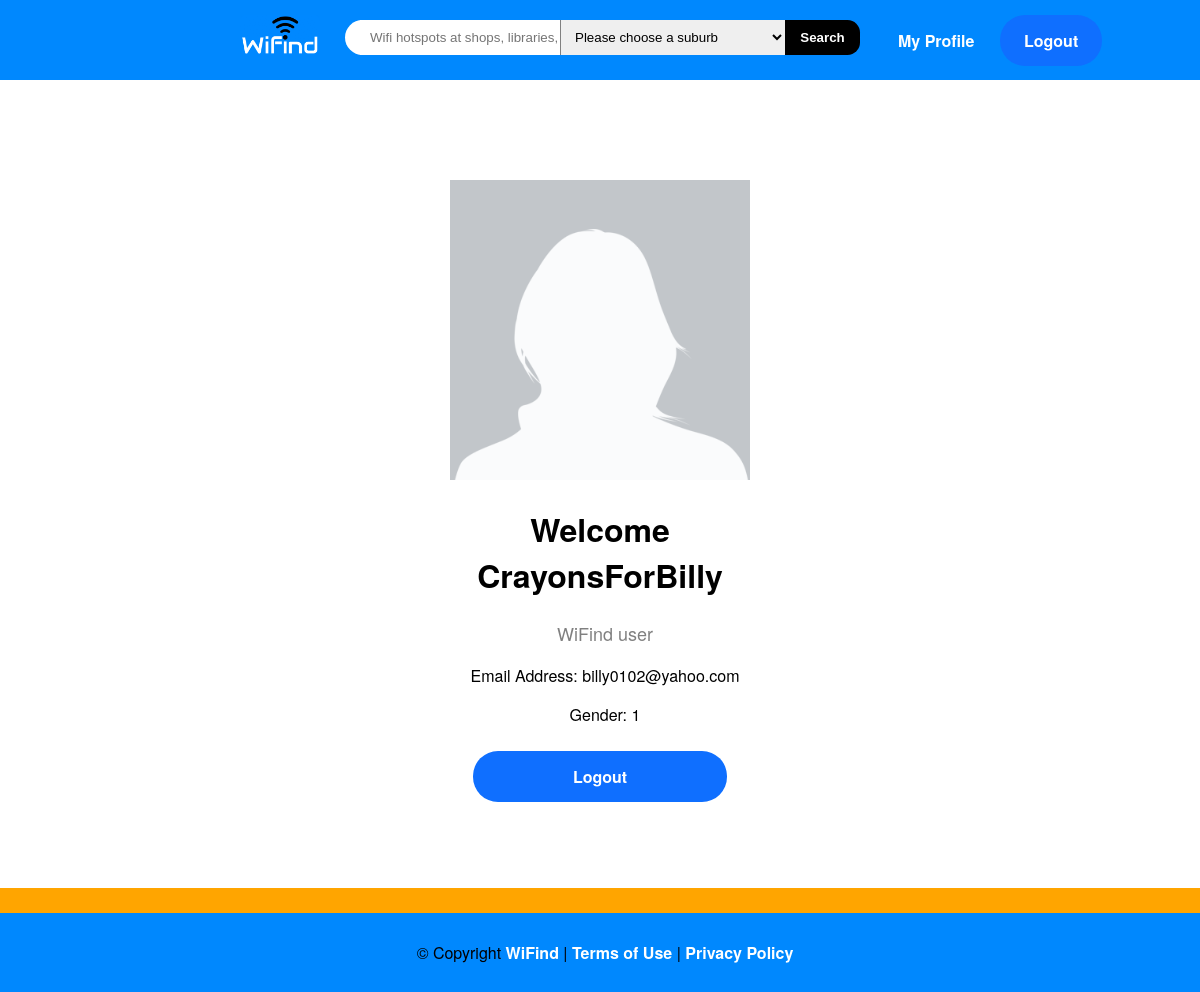
/profile.php (signed in), run on the app's committed database.
### tables this page shows
CREATE TABLE `users` (
  `userID` int(11) NOT NULL,
  `username` varchar(64) NOT NULL,
  `email` varchar(64) NOT NULL,
  `password` varchar(64) NOT NULL,
  `gender` tinyint(2) DEFAULT NULL COMMENT '0 = male, 1 = female',
  `profileImage` text NOT NULL
);

### class.user.php (called while the page is built, shortened)
<?php
class USER
{
	private $conn;
	public function __construct()
	{
		$database = new Database();
		$db = $database->dbConnection();
		$this->conn = $db;
    }
	public function runQuery($sql)
	{
		$stmt = $this->conn->prepare($sql);
		return $stmt;
	}
}
?>

### profile.php (the view, shortened to what this page needs)
<?php
	require_once("class.user.php");
	$auth_user = new USER();
	$userID = $_SESSION['user_session'];
	$stmt = $auth_user->runQuery("SELECT * FROM users WHERE userID=:userID");
	$stmt->execute(array(":userID"=>$userID));
	$userRow=$stmt->fetch(PDO::FETCH_ASSOC);
?>
<!DOCTYPE html>
<html>
<head>
	<?php include 'includes/head.php';?>
</head>
<body onload = "myGender()">
<div id="main-container">
	<?php
	include 'includes/nav.php';
	?>
	<div class="card">
	<?php
	  echo "<img src='./images/". $userRow["profileImage"]. "' alt=\"profile picture\" style=\"width:100%\">"
	?>
	  <h1>Welcome <?php print($userRow['username']); ?></h1>
	  <p class="title">WiFind user</p>
	  <p>Email Address: <?php print($userRow['email']); ?></p>
	  <p id="genderID">Gender: <?php print($userRow['gender']); ?></p>
	  <a href="logout.php?logout=true" class="userLogout">Logout</a>
	</div>
	<?php
	include 'includes/footer.php';
	?>
</div>
</body>
</html>

### wifind.css (style rules this page uses)
html, body { margin: 0; padding: 0; height:100%; font-family: Helvetica Neue,Helvetica,Arial,sans-serif; background-color: white; }
#main-container { min-height: 100%; position: relative; }
a { text-decoration: none; }
#reviewTable h4, p { padding-left: 10px; }
.card { max-width: 300px; margin: auto; margin-top: 100px; margin-bottom: 100px; text-align: center; }
.title { color: grey; font-size: 18px; }
.userLogout { background-color: #0f6fff; padding: 14px 100px; text-decoration: none; color: white; font-weight: bold; border-radius: 25px; }

### data on the page
users: profileImage (picture), username "CrayonsForBilly", email "billy0102@yahoo.com", gender "1"
